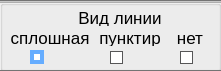
   <widget class="QGroupBox" name="groupBox_3">
    <property name="geometry">
     <rect>
      <x>920</x>
      <y>530</y>
      <width>221</width>
      <height>71</height>
     </rect>
    </property>
    <property name="autoFillBackground">
     <bool>false</bool>
    </property>
    <property name="styleSheet">
     <string notr="true">font: 500 13pt &quot;Inconsolata_dz&quot;;

</string>
    </property>
    <property name="title">
     <string notr="true"/>
    </property>
    <widget class="QRadioButton" name="radioButtonLineSolid">
     <property name="geometry">
      <rect>
       <x>30</x>
       <y>50</y>
       <width>15</width>
       <height>15</height>
      </rect>
     </property>
     <property name="minimumSize">
      <size>
       <width>15</width>
       <height>15</height>
      </size>
     </property>
     <property name="maximumSize">
      <size>
       <width>15</width>
       <height>15</height>
      </size>
     </property>
     <property name="baseSize">
      <size>
       <width>15</width>
       <height>15</height>
      </size>
     </property>
     <property name="layoutDirection">
      <enum>Qt::LayoutDirection::LeftToRight</enum>
     </property>
     <property name="styleSheet">
      <string notr="true">QRadioButton::indicator::checked {width: 6px; height: 6px; background-color: white; border: 4px solid; border-color: rgb(102, 173, 255)}
QRadioButton::indicator::unchecked {width: 11px; height: 11px; background-color: white; border: 1px solid; border-color: rgb(86, 86, 87)}</string>
     </property>
     <property name="text">
      <string/>
     </property>
     <property name="checked">
      <bool>true</bool>
     </property>
    </widget>
    <widget class="QRadioButton" name="radioButtonLineDotted">
     <property name="geometry">
      <rect>
       <x>110</x>
       <y>50</y>
       <width>15</width>
       <height>15</height>
      </rect>
     </property>
     <property name="minimumSize">
      <size>
       <width>15</width>
       <height>15</height>
      </size>
     </property>
     <property name="maximumSize">
      <size>
       <width>15</width>
       <height>15</height>
      </size>
     </property>
     <property name="baseSize">
      <size>
       <width>15</width>
       <height>15</height>
      </size>
     </property>
     <property name="layoutDirection">
      <enum>Qt::LayoutDirection::LeftToRight</enum>
     </property>
     <property name="styleSheet">
      <string notr="true">QRadioButton::indicator::checked {width: 6px; height: 6px; background-color: white; border: 4px solid; border-color: rgb(102, 173, 255)}
QRadioButton::indicator::unchecked {width: 11px; height: 11px; background-color: white; border: 1px solid; border-color: rgb(86, 86, 87)}</string>
     </property>
     <property name="text">
      <string/>
     </property>
    </widget>
    <widget class="QLabel" name="label_15">
     <property name="geometry">
      <rect>
       <x>0</x>
       <y>10</y>
       <width>240</width>
       <height>16</height>
      </rect>
     </property>
     <property name="font">
      <font>
       <family>Ubuntu</family>
       <pointsize>13</pointsize>
       <italic>false</italic>
       <bold>false</bold>
      </font>
     </property>
     <property name="styleSheet">
      <string notr="true">font-size: 13;
font-family: Ubuntu;
font-weight: normal;</string>
     </property>
     <property name="text">
      <string>Вид линии</string>
     </property>
     <property name="alignment">
      <set>Qt::AlignmentFlag::AlignCenter</set>
     </property>
    </widget>
    <widget class="QLabel" name="label_26">
     <property name="geometry">
      <rect>
       <x>10</x>
       <y>30</y>
       <width>80</width>
       <height>15</height>
      </rect>
     </property>
     <property name="font">
      <font>
       <family>Ubuntu</family>
       <pointsize>13</pointsize>
       <italic>false</italic>
       <bold>false</bold>
      </font>
     </property>
     <property name="styleSheet">
      <string notr="true">font-size: 13;
font-family: Ubuntu;
font-weight: normal;</string>
     </property>
     <property name="text">
      <string>сплошная</string>
     </property>
     <property name="alignment">
      <set>Qt::AlignmentFlag::AlignCenter</set>
     </property>
    </widget>
    <widget class="QLabel" name="label_27">
     <property name="geometry">
      <rect>
       <x>90</x>
       <y>30</y>
       <width>80</width>
       <height>16</height>
      </rect>
     </property>
     <property name="font">
      <font>
       <family>Ubuntu</family>
       <pointsize>13</pointsize>
       <italic>false</italic>
       <bold>false</bold>
      </font>
     </property>
     <property name="styleSheet">
      <string notr="true">font-size: 13;
font-family: Ubuntu;
font-weight: normal;</string>
     </property>
     <property name="text">
      <string>пунктир</string>
     </property>
     <property name="alignment">
      <set>Qt::AlignmentFlag::AlignCenter</set>
     </property>
    </widget>
    <widget class="Line" name="line_8">
     <property name="geometry">
      <rect>
       <x>0</x>
       <y>70</y>
       <width>240</width>
       <height>3</height>
      </rect>
     </property>
     <property name="styleSheet">
      <string notr="true">background-color: rgb(174, 174, 174);</string>
     </property>
     <property name="orientation">
      <enum>Qt::Orientation::Horizontal</enum>
     </property>
    </widget>
    <widget class="QRadioButton" name="radioButtonLineNothing">
     <property name="geometry">
      <rect>
       <x>180</x>
       <y>50</y>
       <width>15</width>
       <height>15</height>
      </rect>
     </property>
     <property name="minimumSize">
      <size>
       <width>15</width>
       <height>15</height>
      </size>
     </property>
     <property name="maximumSize">
      <size>
       <width>15</width>
       <height>15</height>
      </size>
     </property>
     <property name="baseSize">
      <size>
       <width>15</width>
       <height>15</height>
      </size>
     </property>
     <property name="layoutDirection">
      <enum>Qt::LayoutDirection::LeftToRight</enum>
     </property>
     <property name="styleSheet">
      <string notr="true">QRadioButton::indicator::checked {width: 6px; height: 6px; background-color: white; border: 4px solid; border-color: rgb(102, 173, 255)}
QRadioButton::indicator::unchecked {width: 11px; height: 11px; background-color: white; border: 1px solid; border-color: rgb(86, 86, 87)}</string>
     </property>
     <property name="text">
      <string/>
     </property>
    </widget>
    <widget class="QLabel" name="label_22">
     <property name="geometry">
      <rect>
       <x>150</x>
       <y>30</y>
       <width>80</width>
       <height>15</height>
      </rect>
     </property>
     <property name="font">
      <font>
       <family>Ubuntu</family>
       <pointsize>13</pointsize>
       <italic>false</italic>
       <bold>false</bold>
      </font>
     </property>
     <property name="styleSheet">
      <string notr="true">font-size: 13;
font-family: Ubuntu;
font-weight: normal;</string>
     </property>
     <property name="text">
      <string>нет</string>
     </property>
     <property name="alignment">
      <set>Qt::AlignmentFlag::AlignCenter</set>
     </property>
    </widget>
    <widget class="Line" name="line_10">
     <property name="geometry">
      <rect>
       <x>0</x>
       <y>0</y>
       <width>240</width>
       <height>3</height>
      </rect>
     </property>
     <property name="styleSheet">
      <string notr="true">background-color: rgb(174, 174, 174);</string>
     </property>
     <property name="orientation">
      <enum>Qt::Orientation::Horizontal</enum>
     </property>
    </widget>
   </widget>
